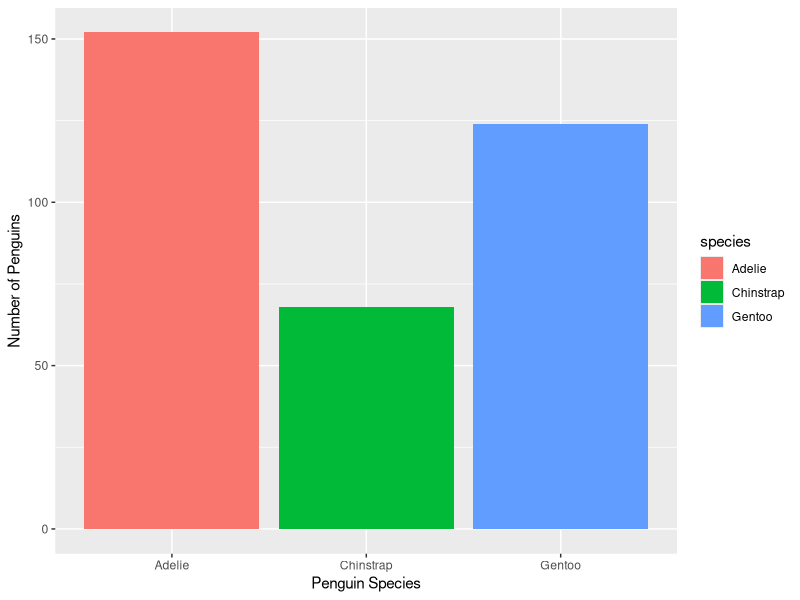
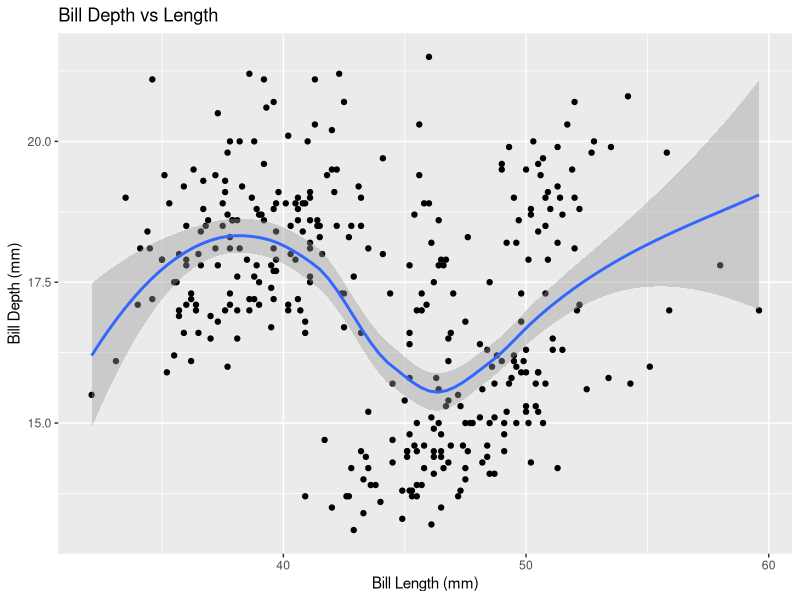
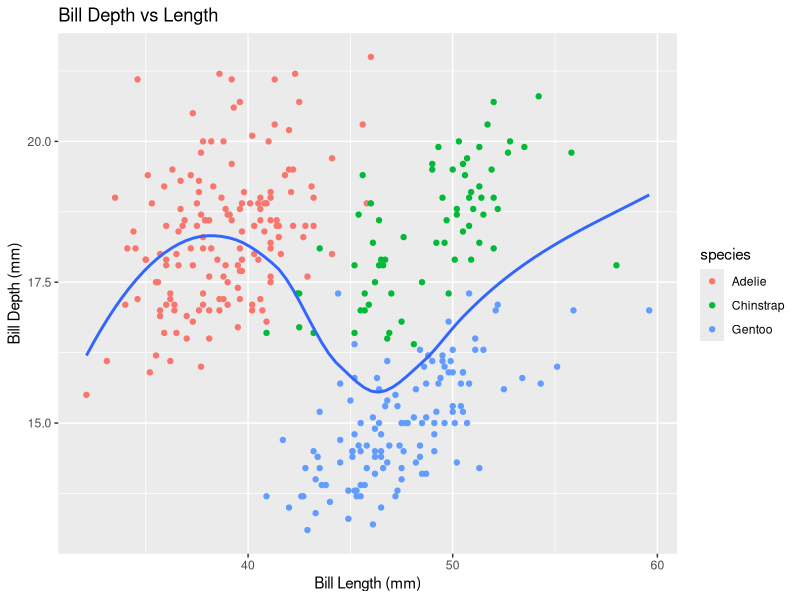
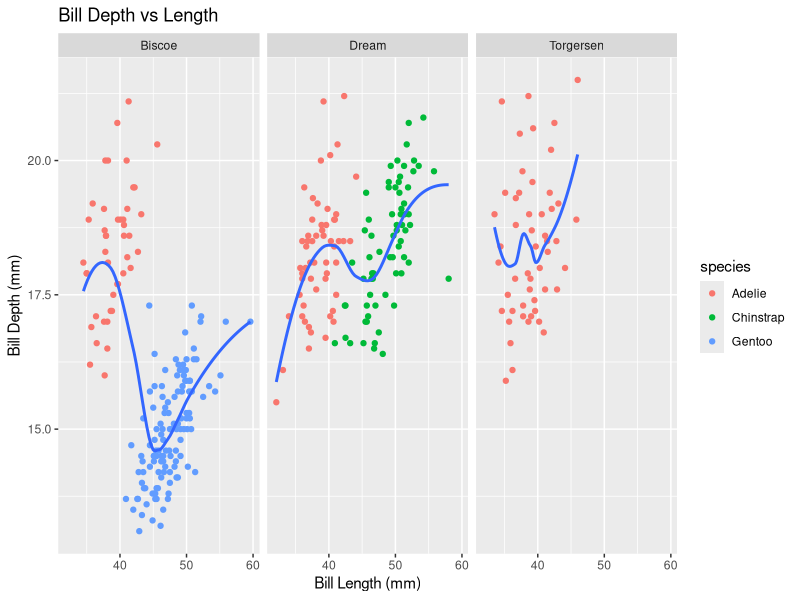

These figures' R source, in order:
## ---- chunk 1
#| label: setup
#| include: false

#install.packages("palmerpenguins")
library(tidyverse)
library(palmerpenguins)
## ---- chunk 2
#| label: load-data

data(penguins)
head(penguins)
## ---- chunk 3
#| label: barchart

ggplot(data = penguins) +
  geom_bar(mapping = aes(x = species, fill = species))+
  labs(x="Penguin Species",
       y="Number of Penguins")


## ---- chunk 4
#| label: scatterplot

ggplot(data = penguins) +
  geom_point(mapping = aes(x = bill_length_mm, y = bill_depth_mm)) + 
  geom_smooth(mapping = aes(x = bill_length_mm, y = bill_depth_mm)) +
  labs(x="Bill Length (mm)",
       y="Bill Depth (mm)",
       title="Bill Depth vs Length")


## ---- chunk 5
#| label: scatterplot-with-one-categorical-variable\

ggplot(data = penguins) +
  geom_point(mapping = aes(x = bill_length_mm, y = bill_depth_mm, color=species)) + 
  geom_smooth(mapping = aes(x = bill_length_mm, y = bill_depth_mm),
              se=F) +
  labs(x="Bill Length (mm)",
       y="Bill Depth (mm)",
       title="Bill Depth vs Length")

## ---- chunk 6
#| label: scatterplot-with-two-categorical-variables

ggplot(data = penguins) +
  geom_point(mapping = aes(x = bill_length_mm, y = bill_depth_mm, color=species)) + 
  geom_smooth(mapping = aes(x = bill_length_mm, y = bill_depth_mm),
              se=F) +
  labs(x="Bill Length (mm)",
       y="Bill Depth (mm)",
       title="Bill Depth vs Length")+
  facet_wrap(~island)
